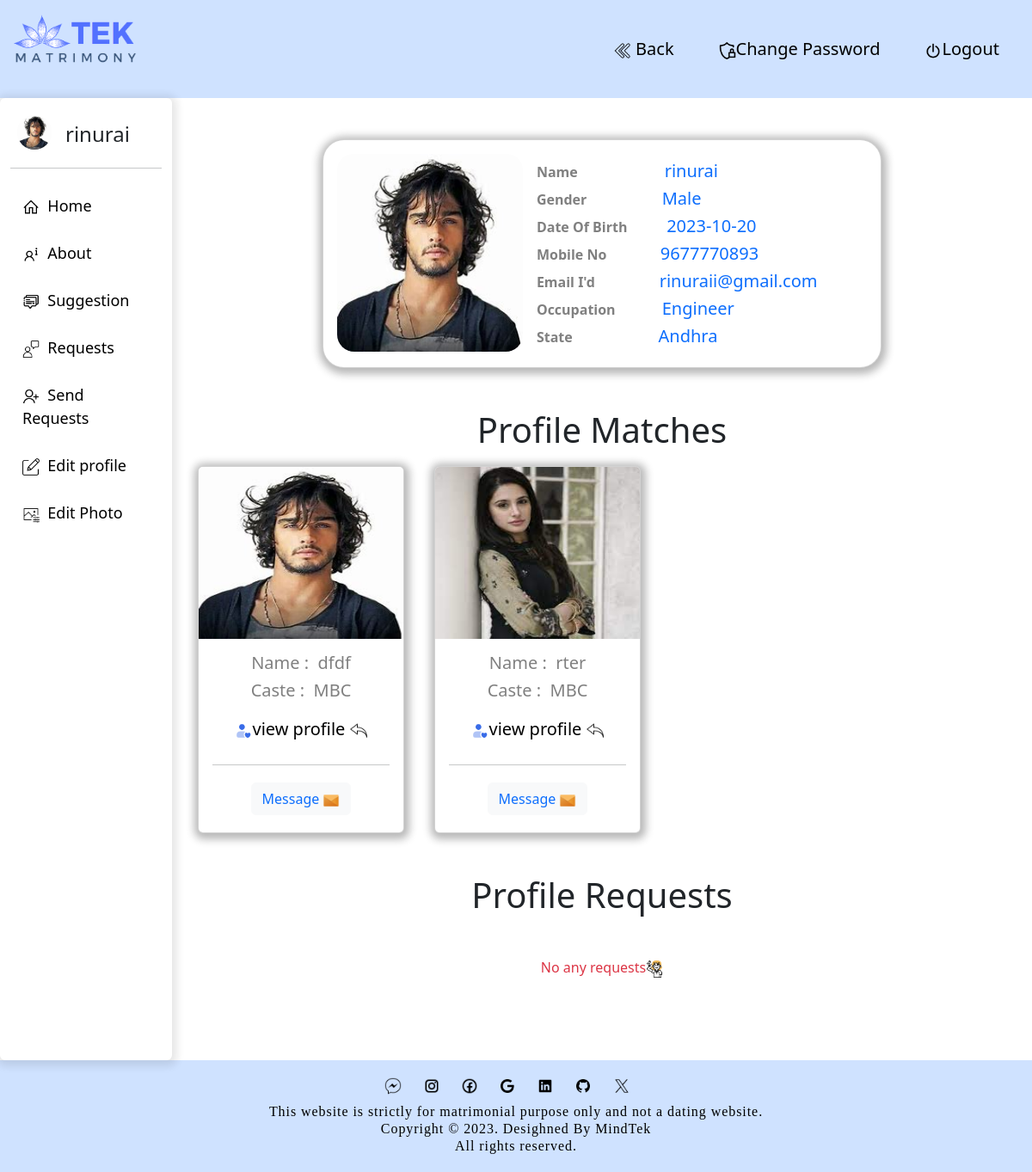
The page /admin8.php (signed in) on the database its author committed.
### tables this page shows
CREATE TABLE `wedding` (
  `id` int(11) NOT NULL,
  `select` varchar(100) NOT NULL,
  `name` varchar(100) NOT NULL,
  `gender` varchar(100) NOT NULL,
  `mobile` varchar(11) NOT NULL,
  `dob` date NOT NULL,
  `religion` varchar(100) NOT NULL,
  `mother` varchar(100) NOT NULL,
  `email` varchar(100) NOT NULL,
  `password` varchar(100) NOT NULL,
  `caste` varchar(100) NOT NULL,
  `subcaste` varchar(100) NOT NULL,
  `gothram` varchar(100) NOT NULL,
  `suddha` varchar(100) NOT NULL,
  `marital` varchar(100) NOT NULL,
  `childrens` varchar(100) NOT NULL,
  `living` varchar(100) NOT NULL,
  `famstatus` varchar(100) NOT NULL,
  `famtype` varchar(100) NOT NULL,
  `famvalue` varchar(100) NOT NULL,
  `disability` varchar(100) NOT NULL,
  `highestedu` varchar(100) NOT NULL,
  `education` varchar(100) NOT NULL,
  `employed` varchar(100) NOT NULL,
  `occupation` varchar(100) NOT NULL,
  `annual` varchar(100) NOT NULL,
  `amount` varchar(100) NOT NULL,
  `location` varchar(100) NOT NULL,
  `state` varchar(100) NOT NULL,
  `comments` varchar(300) NOT NULL,
  `picture` varchar(100) NOT NULL,
  `otp` int(10) NOT NULL,
  `randmcd` varchar(100) NOT NULL
);

### admin8.php (the view, shortened to what this page needs)
<?php
require(__DIR__ . '/matbase.php');
?>
<!DOCTYPE html>
<html lang="en">
<head>
  <link href="https://cdn.jsdelivr.net/npm/bootstrap@5.3.1/dist/css/bootstrap.min.css" rel="stylesheet"
>
  <link href="https://cdn.jsdelivr.net/npm/bootstrap-icons@1.18.0/font/bootstrap-icons.css" rel="stylesheet">
</head>
<body>
  <div class="container-fluid">
    <div class="row bg-primary-subtle hd">
      <div class="nav-scroller mb-3 mt-3">
        <img src="img/tek_matrimony_logo.png" style="background-color: transparent; width: 150px" class="logo" />
        <nav class="nav float-end" style="">
          <a href="index.php"> <button class="m-3 btnnn"><img src="img/left-arrows.png" width="20px" alt="">
          Back</button> </a>
          <a href="chnpass.php"><button class="m-3 btnnn"><img src="img/lock.png" width="20px" alt="">Change Password</button></a>
          <a href="index.php?xyz"><button class="m-3 btnnn"><img src="img/turn-off.png" width="20px"
                alt="">Logout</button></a>
        </nav>
      </div>
    </div>
  </div>
  <div class="container-fluid">
  <div class="row">
        <?php
      $eee4 = $connect->prepare("select * from wedding where email='$_SESSION[loger]'");
      $eee4->execute();
      $sss6 = $eee4->fetch();
        ?>
      <div id="sidebar" class="sidebar col-md-2 col-xl-2 rounded">
        <div class=" col-md-3 d-flex">
          <div>
          <img class="rounded-circle  mx-2" src="img/<?php print $sss6['picture']; ?>"  alt="" width="40px" height="40px" style="border-radius: 5px;" >
    </div>
    <div><h4 class="my-2 mx-2"><?php print $sss6['name']; ?></h4></div>
        </div>
        <hr>
        <a href="admin8.php"> <img src="img/icons8-home-32.png" width="20px">&nbsp;&nbsp;Home</a>
        <a href="aboutme.php"> <img src="img/icons8-more-info-32.png" width="20px">&nbsp;&nbsp;About</a>
        <a href="#profile-matches"> <img src="img/suggestion.png" width="20px">&nbsp;&nbsp;Suggestion</a>
        <a href="#profile-requests"> <img src="img/customer.png" width="20px">&nbsp;&nbsp;Requests</a>
        <a href="sendrqst.php"> <img src="img/add-user.png" width="20px">&nbsp;&nbsp;Send Requests</a>
        <a href="view11.php"> <img src="img/edit.png" width="20px">&nbsp;&nbsp;Edit profile</a>
        <a href="uploto1.php"> <img src="img/icons8-photo-editor-50.png" width="20px">&nbsp;&nbsp;Edit Photo</a>
      </div>
      <div class=" col-md-10 col-xl-10">
        <?php
      $eee4 = $connect->prepare("select * from wedding where email='$_SESSION[loger]'");
      $eee4->execute();
      $sss6 = $eee4->fetch();
        ?>
        <div class="card col-md-8 mt-5 " style="border-radius: 25px; margin: auto;">
          <div class="d-flex">
            <div class=" col-md-4">
              <a class="myDIV" href="view11.php?idxyz=<?php print $sss6['id'] ?>" style=" text-decoration: none;"><img class="card-img-top my-3 mx-3"
                  src="img/<?php print $sss6['picture']; ?>" alt="Card image cap" width="250px" height="230px"
                  style="border-radius: 20px;">
            </div>
            <div class="card-body col-md-6" >
              <h5 class="card-title mt-2 mx-3 fs-6"><b> Name
                  &nbsp;&nbsp;&nbsp;&nbsp;&nbsp;&nbsp;&nbsp;&nbsp;&nbsp;&nbsp;&nbsp;&nbsp;&nbsp;&nbsp;&nbsp;&nbsp;&nbsp;&nbsp;&nbsp;&nbsp;&nbsp;&nbsp;</b><span
                  class="text-primary display-6 fs-5">
                  <?php print $sss6['name']; ?>
                </span></h5>
              <h5 class="card-title mx-3 fs-6"><b> Gender
                  &nbsp;&nbsp;&nbsp;&nbsp;&nbsp;&nbsp;&nbsp;&nbsp;&nbsp;&nbsp;&nbsp;&nbsp;&nbsp;&nbsp;&nbsp;&nbsp;&nbsp;&nbsp;&nbsp;
                </b><span class="text-primary display-6 fs-5">
                  <?php print $sss6['gender']; ?>
                </span></h5>
              <h5 class="card-title mx-3 fs-6"><b> Date Of Birth &nbsp;&nbsp;&nbsp;&nbsp;&nbsp;&nbsp;&nbsp;&nbsp;&nbsp;
                </b><span class="text-primary display-6 fs-5">
                  <?php print $sss6['dob']; ?>
                </span></h5>
              <h5 class="card-title mx-3 fs-6"><b> Mobile No
                  &nbsp;&nbsp;&nbsp;&nbsp;&nbsp;&nbsp;&nbsp;&nbsp;&nbsp;&nbsp;&nbsp;&nbsp;&nbsp; </b><span
                  class="text-primary display-6 fs-5">
                  <?php print $sss6['mobile']; ?>
                </span></h5>
              <h5 class="card-title mx-3 fs-6"><b>Email I'd
                  &nbsp;&nbsp;&nbsp;&nbsp;&nbsp;&nbsp;&nbsp;&nbsp;&nbsp;&nbsp;&nbsp;&nbsp;&nbsp;&nbsp;&nbsp;&nbsp;
                </b><span class="text-primary display-6 fs-5">
                  <?php print $sss6['email']; ?>
                </span></h5>
              <h5 class="card-title mx-3 fs-6"><b>Occupation
                  &nbsp;&nbsp;&nbsp;&nbsp;&nbsp;&nbsp;&nbsp;&nbsp;&nbsp;&nbsp;&nbsp; </b><span
                  class="text-primary display-6 fs-5">
                  <?php print $sss6['occupation']; ?>
                </span></h5>
              <h5 class="card-title mx-3 fs-6"><b>State
                  &nbsp;&nbsp;&nbsp;&nbsp;&nbsp;&nbsp;&nbsp;&nbsp;&nbsp;&nbsp;&nbsp;&nbsp;&nbsp;&nbsp;&nbsp;&nbsp;&nbsp;&nbsp;&nbsp;&nbsp;&nbsp;&nbsp;
                </b><span class="text-primary display-6 fs-5">
                  <?php print $sss6['state']; ?>
                </span></h5></a>
            </div>
          </div>
        </div>
        <div id="profile-matches">
        <h1 class="display-6 text-center mt-5">Profile Matches</h1>
        <div class="row featurette">
          <?php
      $sss = $connect->prepare("select * from wedding where email='$_SESSION[loger]'");
      $sss->execute();
      $ppp = $sss->Fetch();
      if ($ppp['gender']=="Female")
       {
        $search = "Male";
      } else {
        $search = "Female";
      }
      ?>
          <?php
$logperson_caste=$ppp['caste'];
      $eee = $connect->prepare("select * from wedding where gender='$search' and caste='$logperson_caste' and subcaste='$ppp[subcaste]'");
      $eee->execute();
      $sss = $eee->fetchAll();
?>
            <?php
      foreach ($sss as $sss2) {
        ?>
            <div class="card card-responsive" style="width: 15rem; display: inline-block; margin-right: 5px; margin-top: 5px; margin-left: 30px; margin-top:10px;">
            <?php if (isset($sss2['picture']) && !empty($sss2['picture']))
        {
         ?>
    <img src="img/<?php print $sss2['picture']; ?>" width="200px" height="200px" class="card-img-top mx-auto" />
    <?php
        } else {?>
            <img src='img/User-Profile-PNG-Clipart.png' width="300px" alt="Empty" height="300px" class="rounded-circle p-5" style="border-radius:30px;">
  <?php
}
?>
<div class="card-body">
<center>
                <h5 class="card-title mx-2">Name&nbsp;:&nbsp;
                  <?php print $sss2['name']?>
                </h5>
                <h5 class="card-title mx-2">Caste&nbsp;:&nbsp;
                  <?php print $sss2['caste']?>
                </h5>
                <a href="view10.php?idxyz=<?php print $sss2['id'] ?>"> <button class="btnnnn my-1"><img src="img/user-avatar.png" width="20px" alt="">view profile <img src="img/icons8-arrow-50.png" width="20px" alt=""></button></a>
                <hr>
                <a href="upgrade.php"> <button class="btn btn-light text-primary my-1">Message <img src="img/IIII.png" width="20px" alt=""> </button></a>
</center>
              </div>
            </div>
            <?php
}
?>
        </div>
</div>
<div class="text-center mt-5" id="profile-requests">
    <h1 class="display-6">Profile Requests</h1>
  </div>
  <?php
  if (isset($_SESSION['loger'])) {
      $loger = $_SESSION['loger'];
      $qry = "SELECT * FROM request WHERE req_to = :loger";
      $eee = $connect->prepare($qry);
      $eee->bindParam(':loger', $loger);
      $eee->execute();
      $requestedProfiles1 =$eee->rowCount();
      if($requestedProfiles1==0){
        ?>
        <center><p class="text-danger m-5">No any requests<img src="img/embarrassed.png" width="20px" height="20"></P></center>
        <?php
      }
      ?>
  <div class="horizontal-scroll-container">
  </div>
  <?php
  } else {
      echo "User not logged in.";
  }
  ?>
<br>
      </div>
    </div>
  </div>
  <?php
  include('footer1.php');
  ?>
</body>
</html>

### footer1.php (shortened to what this page needs)
<section>
<center>
<img src="img/icons8-facebook-messenger-50.png" width="20px" style="margin-right:20px; margin-bottom: 10px;">
<img src="img/icons8-instagram-logo-24.png" width="20px" style="margin-right:20px; margin-bottom: 10px;">
<img src="img/icons8-facebook-logo-24.png" width="20px" style="margin-right:20px; margin-bottom: 10px;">
<img src="img/icons8-google-logo-30.png" width="20px" style="margin-right:20px; margin-bottom: 10px;">
<img src="img/icons8-linkedin-logo-30.png" width="20px" style="margin-right:20px; margin-bottom: 10px;">
<img src="img/icons8-github-30.png" width="20px" style="margin-right:20px; margin-bottom: 10px;">
<img src="img/icons8-twitterx-50.png" width="20px" style="margin-right:20px; margin-bottom: 10px;">
<div style="font-family: calibri;font-size: 13px;line-height: 20px;letter-spacing: .94px;color: #999;  color: black;" class="mob-pt20 display-2 fs-6"> This website is strictly for matrimonial purpose only and not a dating website. <br>
Copyright © 2023. Desighned By MindTek<br> All rights reserved.<br>
</div></center>

### admin8.php (style rules this page uses)
.card { box-shadow: 1px 2px 10px 5px rgba(20, 20, 20, 0.3); padding: 0px; transition: transform 0.3s, box-shadow 0.3s; }
.card-title { color: gray; }
.btnnn { border: none; padding: 10px; background-color: transparent; font-size: 20px; border-radius: 10px; transition-duration: 0.6s; }
.btnnnn { background-color: #C3C4C9; border: none; padding: 6px; background-color: transparent; font-size: 20px; border-radius: 10px; transition-duration: 0.6s; }
.sidebar { top: 0; left: 0; background-color: #ffffff; padding-top: 20px; overflow-y: auto; box-shadow: 1px 2px 10px 5px rgba(20, 20, 20, 0.1); }
.sidebar a { padding: 14px; text-align: left; color: black; text-decoration: none; font-size: 18px; display: block; border-radius: 10px; }
.horizontal-scroll-container { overflow-x: auto; white-space: nowrap; max-width: 100%; }

### footer1.php (style rules this page uses)
section { background-color: #cfe2ff; padding: 20px; }

### rows shown on the page
wedding: picture (picture), name "rinurai", gender "Male", dob "2023-10-20", mobile "9677770893", email "rinuraii@gmail.com", occupation "Engineer", state "Andhra"
wedding: picture (picture), name "dfdf", caste "MBC"
wedding: picture (picture), name "rter", caste "MBC"
